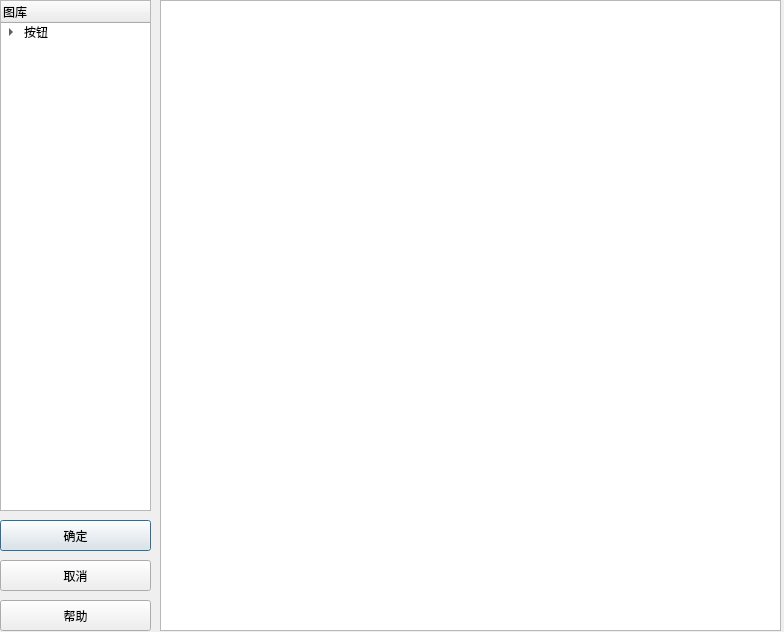
<?xml version="1.0" encoding="UTF-8"?>
<ui version="4.0">
 <class>OpenLibrary</class>
 <widget class="QDialog" name="OpenLibrary">
  <property name="geometry">
   <rect>
    <x>0</x>
    <y>0</y>
    <width>784</width>
    <height>632</height>
   </rect>
  </property>
  <property name="windowTitle">
   <string>Dialog</string>
  </property>
  <widget class="QTreeWidget" name="treeWidget">
   <property name="geometry">
    <rect>
     <x>0</x>
     <y>0</y>
     <width>151</width>
     <height>511</height>
    </rect>
   </property>
   <column>
    <property name="text">
     <string>图库</string>
    </property>
   </column>
   <item>
    <property name="text">
     <string>按钮</string>
    </property>
    <item>
     <property name="text">
      <string>标志一</string>
     </property>
    </item>
    <item>
     <property name="text">
      <string>标志二</string>
     </property>
    </item>
    <item>
     <property name="text">
      <string>标志三</string>
     </property>
    </item>
    <item>
     <property name="text">
      <string>罐体</string>
     </property>
    </item>
    <item>
     <property name="text">
      <string>开关一</string>
     </property>
    </item>
    <item>
     <property name="text">
      <string>开关二</string>
     </property>
    </item>
    <item>
     <property name="text">
      <string>标签一</string>
     </property>
    </item>
    <item>
     <property name="text">
      <string>标签二</string>
     </property>
    </item>
    <item>
     <property name="text">
      <string>状态</string>
     </property>
    </item>
    <item>
     <property name="text">
      <string>楼宇一</string>
     </property>
    </item>
    <item>
     <property name="text">
      <string>楼宇二</string>
     </property>
    </item>
    <item>
     <property name="text">
      <string>楼宇三</string>
     </property>
    </item>
    <item>
     <property name="text">
      <string>楼宇四</string>
     </property>
    </item>
    <item>
     <property name="text">
      <string>方向按钮一</string>
     </property>
    </item>
    <item>
     <property name="text">
      <string>方向按钮二</string>
     </property>
    </item>
    <item>
     <property name="text">
      <string>方向蓝色</string>
     </property>
    </item>
    <item>
     <property name="text">
      <string>方向绿色</string>
     </property>
    </item>
    <item>
     <property name="text">
      <string>方向红色</string>
     </property>
    </item>
    <item>
     <property name="text">
      <string>方向黄色</string>
     </property>
    </item>
    <item>
     <property name="text">
      <string>方向橙色</string>
     </property>
    </item>
    <item>
     <property name="text">
      <string>方向灰色</string>
     </property>
    </item>
    <item>
     <property name="text">
      <string>标志状态蓝色</string>
     </property>
    </item>
    <item>
     <property name="text">
      <string>标志状态白色</string>
     </property>
    </item>
    <item>
     <property name="text">
      <string>标志状态灰色</string>
     </property>
    </item>
    <item>
     <property name="text">
      <string>深蓝色一</string>
     </property>
    </item>
    <item>
     <property name="text">
      <string>深蓝色二</string>
     </property>
    </item>
    <item>
     <property name="text">
      <string>蓝色一</string>
     </property>
    </item>
    <item>
     <property name="text">
      <string>蓝色二</string>
     </property>
    </item>
    <item>
     <property name="text">
      <string>深红色一</string>
     </property>
    </item>
    <item>
     <property name="text">
      <string>深红色二</string>
     </property>
    </item>
    <item>
     <property name="text">
      <string>红色一</string>
     </property>
    </item>
    <item>
     <property name="text">
      <string>红色二</string>
     </property>
    </item>
    <item>
     <property name="text">
      <string>深绿色一</string>
     </property>
    </item>
    <item>
     <property name="text">
      <string>深绿色二</string>
     </property>
    </item>
    <item>
     <property name="text">
      <string>绿色一</string>
     </property>
    </item>
    <item>
     <property name="text">
      <string>绿色二</string>
     </property>
    </item>
    <item>
     <property name="text">
      <string>深黄色一</string>
     </property>
    </item>
    <item>
     <property name="text">
      <string>深黄色二</string>
     </property>
    </item>
    <item>
     <property name="text">
      <string>黄色一</string>
     </property>
    </item>
    <item>
     <property name="text">
      <string>黄色二</string>
     </property>
    </item>
    <item>
     <property name="text">
      <string>深橙色一</string>
     </property>
    </item>
    <item>
     <property name="text">
      <string>深橙色二</string>
     </property>
    </item>
    <item>
     <property name="text">
      <string>橙色一</string>
     </property>
    </item>
    <item>
     <property name="text">
      <string>橙色二</string>
     </property>
    </item>
    <item>
     <property name="text">
      <string>灰色一</string>
     </property>
    </item>
    <item>
     <property name="text">
      <string>灰色二</string>
     </property>
    </item>
    <item>
     <property name="text">
      <string>白色一</string>
     </property>
    </item>
    <item>
     <property name="text">
      <string>白色二</string>
     </property>
    </item>
    <item>
     <property name="text">
      <string>管道一</string>
     </property>
    </item>
    <item>
     <property name="text">
      <string>电脑</string>
     </property>
    </item>
    <item>
     <property name="text">
      <string>电机</string>
     </property>
    </item>
    <item>
     <property name="text">
      <string>电脑外设</string>
     </property>
    </item>
    <item>
     <property name="text">
      <string>管道二</string>
     </property>
    </item>
    <item>
     <property name="text">
      <string>管道蓝色</string>
     </property>
    </item>
    <item>
     <property name="text">
      <string>管道绿色</string>
     </property>
    </item>
    <item>
     <property name="text">
      <string>管道红色</string>
     </property>
    </item>
    <item>
     <property name="text">
      <string>管道黄色</string>
     </property>
    </item>
    <item>
     <property name="text">
      <string>管道橙色</string>
     </property>
    </item>
    <item>
     <property name="text">
      <string>管道灰色</string>
     </property>
    </item>
    <item>
     <property name="text">
      <string>仪表</string>
     </property>
    </item>
    <item>
     <property name="text">
      <string>元器件</string>
     </property>
    </item>
    <item>
     <property name="text">
      <string>搅拌器</string>
     </property>
    </item>
    <item>
     <property name="text">
      <string>杂项一</string>
     </property>
    </item>
    <item>
     <property name="text">
      <string>杂项二</string>
     </property>
    </item>
   </item>
  </widget>
  <widget class="QGraphicsView" name="MainView">
   <property name="geometry">
    <rect>
     <x>160</x>
     <y>0</y>
     <width>621</width>
     <height>631</height>
    </rect>
   </property>
  </widget>
  <widget class="QPushButton" name="m_OkBtn">
   <property name="geometry">
    <rect>
     <x>0</x>
     <y>520</y>
     <width>151</width>
     <height>31</height>
    </rect>
   </property>
   <property name="text">
    <string>确定</string>
   </property>
  </widget>
  <widget class="QPushButton" name="m_Cancel">
   <property name="geometry">
    <rect>
     <x>0</x>
     <y>560</y>
     <width>151</width>
     <height>31</height>
    </rect>
   </property>
   <property name="text">
    <string>取消</string>
   </property>
  </widget>
  <widget class="QPushButton" name="HelpButton">
   <property name="geometry">
    <rect>
     <x>0</x>
     <y>600</y>
     <width>151</width>
     <height>31</height>
    </rect>
   </property>
   <property name="text">
    <string>帮助</string>
   </property>
  </widget>
 </widget>
 <resources/>
 <connections/>
</ui>
